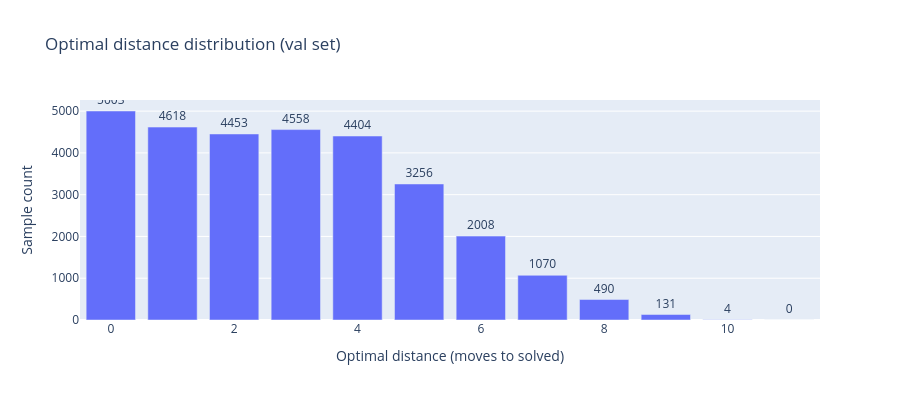

The notebook cell saved with this chart:
### Markdown cell above
---
## 2. Dataset

We generate scramble sequences of depth 1–11 (God's number for the 2×2×2 in HTM). For each state in a sequence we record:
- The **optimal distance** to solved — computed via full BFS over 88M states (~25 min, cached to disk)
- The **next move** applied, **scramble depth**, **face solved** flags, and **corner orientation** flags

Splits: 50k / 5k / 5k sequences → ~300k / 30k / 30k samples.

### Code cell
val  = load_split('data/val.npz')
test = load_split('data/test.npz')

opt_dist = val['optimal_distance'].astype(int)
counts   = np.bincount(opt_dist, minlength=12)

fig = go.Figure([
    go.Bar(x=list(range(12)), y=counts, text=counts, textposition='outside'),
])
fig.update_layout(
    title='Optimal distance distribution (val set)',
    xaxis_title='Optimal distance (moves to solved)',
    yaxis_title='Sample count',
    height=400,
)
fig.show()

print(f'Val samples: {len(opt_dist):,}')
print(f'Distance range: {opt_dist.min()}–{opt_dist.max()}')
print(f'Mean optimal distance: {opt_dist.mean():.2f}')
print(f'Random baseline accuracy: {100/12:.1f}%')

### Figure 1 — Plotly figure (JSON) as saved in the notebook; plotly's stock layout.template omitted (floating-point values rounded to 4 significant figures)
{"data": [{"text": [5003.0, 4618.0, 4453.0, 4558.0, 4404.0, 3256.0, 2008.0, 1070.0, 490.0, 131.0, 4.0, 0.0], "textposition": "outside", "type": "bar", "x": [0, 1, 2, 3, 4, 5, 6, 7, 8, 9, 10, 11], "y": [5003, 4618, 4453, 4558, 4404, 3256, 2008, 1070, 490, 131, 4, 0]}], "layout": {"height": 400, "title": {"text": "Optimal distance distribution (val set)"}, "xaxis": {"title": {"text": "Optimal distance (moves to solved)"}}, "yaxis": {"title": {"text": "Sample count"}}}}
